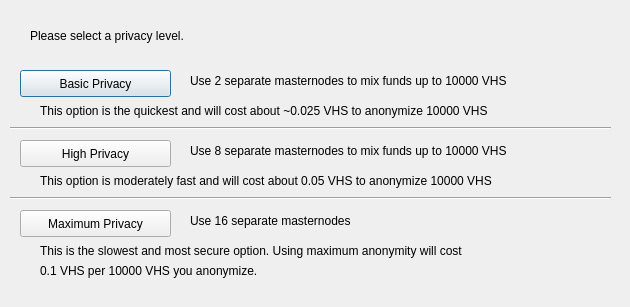
<?xml version="1.0" encoding="UTF-8"?>
<ui version="4.0">
 <class>ObfuscationConfig</class>
 <widget class="QDialog" name="ObfuscationConfig">
  <property name="geometry">
   <rect>
    <x>0</x>
    <y>0</y>
    <width>630</width>
    <height>307</height>
   </rect>
  </property>
  <property name="windowTitle">
   <string>Configure Obfuscation</string>
  </property>
  <widget class="QPushButton" name="buttonBasic">
   <property name="geometry">
    <rect>
     <x>20</x>
     <y>70</y>
     <width>151</width>
     <height>27</height>
    </rect>
   </property>
   <property name="text">
    <string>Basic Privacy</string>
   </property>
  </widget>
  <widget class="QPushButton" name="buttonHigh">
   <property name="geometry">
    <rect>
     <x>20</x>
     <y>140</y>
     <width>151</width>
     <height>27</height>
    </rect>
   </property>
   <property name="text">
    <string>High Privacy</string>
   </property>
  </widget>
  <widget class="QPushButton" name="buttonMax">
   <property name="geometry">
    <rect>
     <x>20</x>
     <y>210</y>
     <width>151</width>
     <height>27</height>
    </rect>
   </property>
   <property name="text">
    <string>Maximum Privacy</string>
   </property>
  </widget>
  <widget class="QLabel" name="label">
   <property name="geometry">
    <rect>
     <x>30</x>
     <y>20</y>
     <width>571</width>
     <height>31</height>
    </rect>
   </property>
   <property name="text">
    <string>Please select a privacy level.</string>
   </property>
  </widget>
  <widget class="QLabel" name="label_2">
   <property name="geometry">
    <rect>
     <x>190</x>
     <y>70</y>
     <width>421</width>
     <height>21</height>
    </rect>
   </property>
   <property name="text">
    <string>Use 2 separate masternodes to mix funds up to 10000 VHS</string>
   </property>
  </widget>
  <widget class="QLabel" name="label_3">
   <property name="geometry">
    <rect>
     <x>190</x>
     <y>140</y>
     <width>411</width>
     <height>21</height>
    </rect>
   </property>
   <property name="text">
    <string>Use 8 separate masternodes to mix funds up to 10000 VHS</string>
   </property>
  </widget>
  <widget class="QLabel" name="label_4">
   <property name="geometry">
    <rect>
     <x>190</x>
     <y>210</y>
     <width>421</width>
     <height>21</height>
    </rect>
   </property>
   <property name="text">
    <string>Use 16 separate masternodes</string>
   </property>
  </widget>
  <widget class="QLabel" name="label_6">
   <property name="geometry">
    <rect>
     <x>40</x>
     <y>100</y>
     <width>561</width>
     <height>21</height>
    </rect>
   </property>
   <property name="text">
    <string>This option is the quickest and will cost about ~0.025 VHS to anonymize 10000 VHS</string>
   </property>
  </widget>
  <widget class="QLabel" name="label_7">
   <property name="geometry">
    <rect>
     <x>40</x>
     <y>170</y>
     <width>561</width>
     <height>21</height>
    </rect>
   </property>
   <property name="text">
    <string>This option is moderately fast and will cost about 0.05 VHS to anonymize 10000 VHS</string>
   </property>
  </widget>
  <widget class="QLabel" name="label_8">
   <property name="geometry">
    <rect>
     <x>40</x>
     <y>240</y>
     <width>561</width>
     <height>21</height>
    </rect>
   </property>
   <property name="text">
    <string>This is the slowest and most secure option. Using maximum anonymity will cost</string>
   </property>
  </widget>
  <widget class="QLabel" name="label_9">
   <property name="geometry">
    <rect>
     <x>40</x>
     <y>260</y>
     <width>561</width>
     <height>21</height>
    </rect>
   </property>
   <property name="text">
    <string>0.1 VHS per 10000 VHS you anonymize.</string>
   </property>
  </widget>
  <widget class="Line" name="line">
   <property name="geometry">
    <rect>
     <x>10</x>
     <y>120</y>
     <width>601</width>
     <height>16</height>
    </rect>
   </property>
   <property name="orientation">
    <enum>Qt::Horizontal</enum>
   </property>
  </widget>
  <widget class="Line" name="line_2">
   <property name="geometry">
    <rect>
     <x>10</x>
     <y>190</y>
     <width>601</width>
     <height>16</height>
    </rect>
   </property>
   <property name="orientation">
    <enum>Qt::Horizontal</enum>
   </property>
  </widget>
 </widget>
 <resources/>
 <connections/>
</ui>
